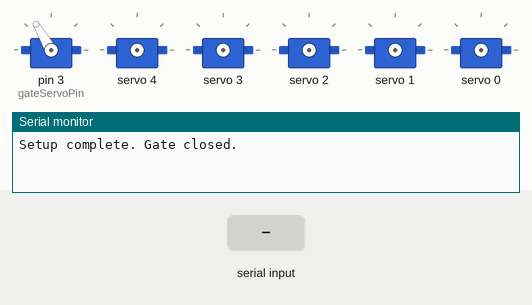
This sketch was run on a simulated Arduino Uno, built with avr-gcc and run on an emulated ATmega328P. Parts: 6 × servo, the last lines printed to the serial monitor. The test bench sets the inputs (shaded band).

Above: at 1.2 s.
1.3 s: "0" received over Serial
2.8 s: "1" received over Serial
At 3.9 s:
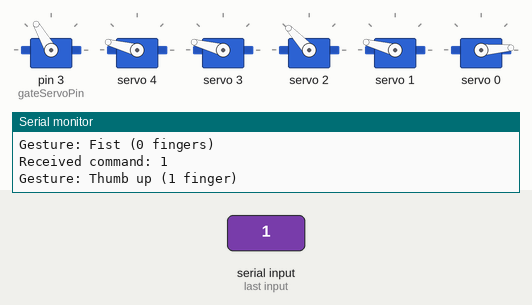
4.3 s: "2" received over Serial
At 5.1 s:
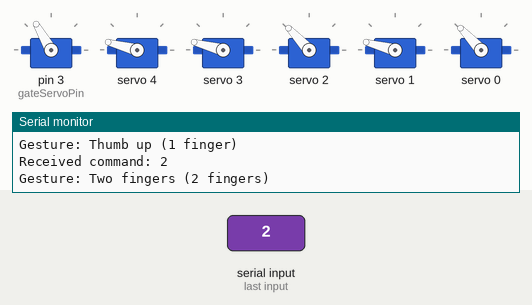
5.8 s: "3" received over Serial
At 6.2 s:
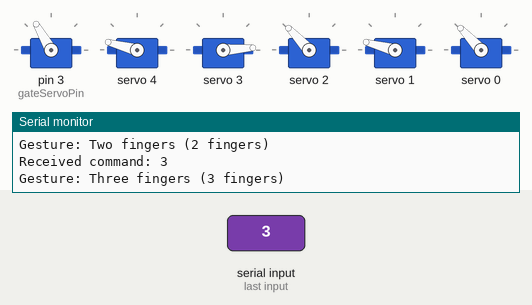
7.3 s: "4" received over Serial
At 8.5 s:
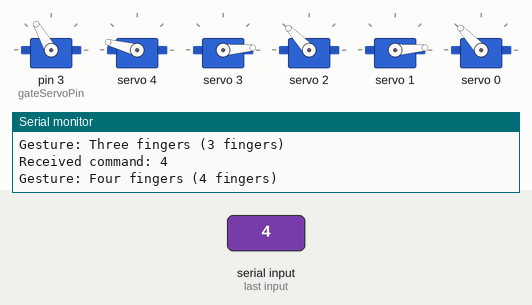
8.8 s: "5" received over Serial
At 9.7 s:
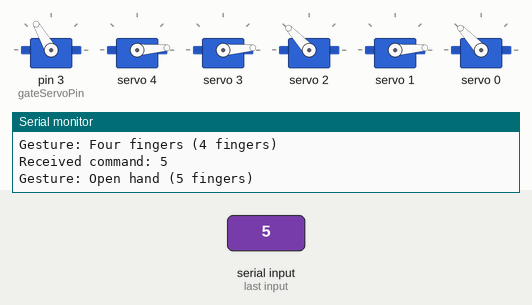
Timing chart, 0 to 11.3 s (numbered marks = the images above; inputs shaded):
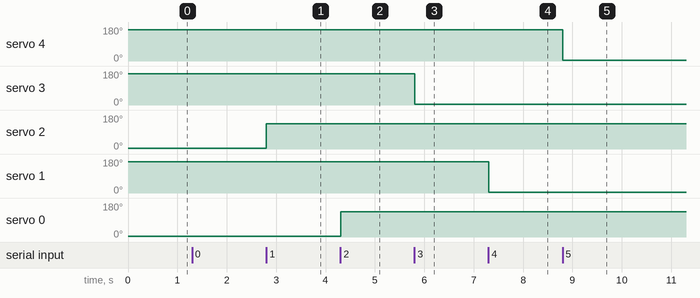

The sketch:

arduino_finger_control_fixed_v2.ino
```cpp
#include <Wire.h>
#include <Adafruit_PWMServoDriver.h>
#include <Servo.h>

unsigned long startTime;
Servo gateServo;
const int gateServoPin = 3;
const int opengate = 15;
const int closegate = 120;
int count = 0;
Adafruit_PWMServoDriver pwm = Adafruit_PWMServoDriver();
const int numFingers = 5;

#define SERVOMIN  120
#define SERVOMAX  530

void setServo(int channel, int angle);
void fist();
void open_hand();
void wave();
void wait();
void mainwork();
void timer(unsigned long durationMillis);
void manual_control(int finger);
void hand_control();

void setup() {
  Serial.begin(9600);
  gateServo.attach(gateServoPin);
  gateServo.write(closegate);
  pwm.begin();
  pwm.setPWMFreq(50);
  delay(10);
  Serial.println("Setup complete. Gate closed.");
}

void loop() {

  hand_control();
}

void setServo(int channel, int angle) {
  angle = constrain(angle, 0, 180);
  int pulse = map(angle, 0, 180, SERVOMIN, SERVOMAX);
  pwm.setPWM(channel, 0, pulse);
}


void finger4open() {
  int angle = 0;
  setServo(4, angle);
}

void finger3open() {
  int angle = 0;
  setServo(3, angle);
}

void finger2open() {
  int angle = 120;
  setServo(2, angle);
}

void finger1open() {
  int angle = 0;
  setServo(1, angle);
}

void finger0open() {
  int angle = 120;
  setServo(0, angle);
}

void finger4close() {
  int angle = 150;
  setServo(4, angle);
}

void finger3close() {
  int angle = 150;
  setServo(3, angle);
}

void finger2close() {
  int angle = 0;
  setServo(2, angle);
}

void finger1close() {
  int angle = 150;
  setServo(1, angle);
}

void finger0close() {
  int angle = 0;
  setServo(0, angle);
}


void hand_control() {
  if (Serial.available()) {
    char command = Serial.read();
    Serial.print("Received command: ");
    Serial.println(command);

    // Handle all finger counts from 0-5
    if (command == '0') {
      // Fist - all fingers closed
      finger4close();
      finger3close();
      finger2close();
      finger1close();
      finger0close();
      Serial.println("Gesture: Fist (0 fingers)");
    }
    else if (command == '1') {
      // One finger up (thumb)
      finger4close();
      finger3close();
      finger2open();  // Thumb up
      finger1close();
      finger0close();
      Serial.println("Gesture: Thumb up (1 finger)");
    }
    else if (command == '2') {
      // Two fingers up (thumb + index)
      finger4close();
      finger3close();
      finger2open();  // Thumb
      finger1close();
      finger0open();  // Index
      Serial.println("Gesture: Two fingers (2 fingers)");
    }
    else if (command == '3') {
      // Three fingers up (thumb + index + middle)
      finger4close();
      finger3open();  // Middle
      finger2open();  // Thumb
      finger1close();
      finger0open();  // Index
      Serial.println("Gesture: Three fingers (3 fingers)");
    }
    else if (command == '4') {
      // Four fingers up (all except pinky)
      finger4close(); // Pinky closed
      finger3open();  // Ring
      finger2open();  // Thumb
      finger1open();  // Middle
      finger0open();  // Index
      Serial.println("Gesture: Four fingers (4 fingers)");
    }
    else if (command == '5') {
      // All fingers up (open hand)
      finger4open();  // Pinky
      finger3open();  // Ring
      finger2open();  // Thumb
      finger1open();  // Middle
      finger0open();  // Index
      Serial.println("Gesture: Open hand (5 fingers)");
    }
    else if (command == 't' || command == 'T') {
      // Test command - ignore (sent during connection test)
      Serial.println("Test command received - Arduino connected!");
    }
    else {
      Serial.print("Unknown command: ");
      Serial.println(command);
    }
  }
}

void fist() {
  for (int i = 0; i < numFingers; i++) {
    int angle = (i == 0 || i == 2) ? 0 : 150;
    setServo(i, angle);
  }
}

void open_hand() {
  for (int i = 0; i < numFingers; i++) {
    int angle = (i == 0 || i == 2) ? 150 : 0;
    setServo(i, angle);
  }
}

void wave() {
  fist();
  timer(650);
  open_hand();
  timer(650);
}

void thumpsup() {
  for (int i = 0; i < numFingers; i++) {
    int angle = (i == 2) ? 0 : 150;
    setServo(i, angle);
  }
}

void wait() {
  for (int i = 0; i < numFingers; i++) {
    int angle = (i == 3 || i == 4) ? 150 : 30;
    setServo(i, angle);
  }
}

void timer(unsigned long durationMillis) {
  unsigned long startTime = millis();
  while (millis() - startTime < durationMillis) {
  }
}

void mainwork() {
}

void manual_control(int finger) {
} 
```

Measured:
- after the input at 2.8 s, servo 2: 4° → 133° at once
- after the input at 4.3 s, servo 0: 4° → 133° at once
- after the input at 5.8 s, servo 3: 165° → 4° at once
- after the input at 7.3 s, servo 1: 165° → 4° at once
- after the input at 8.8 s, servo 4: 165° → 4° at once
